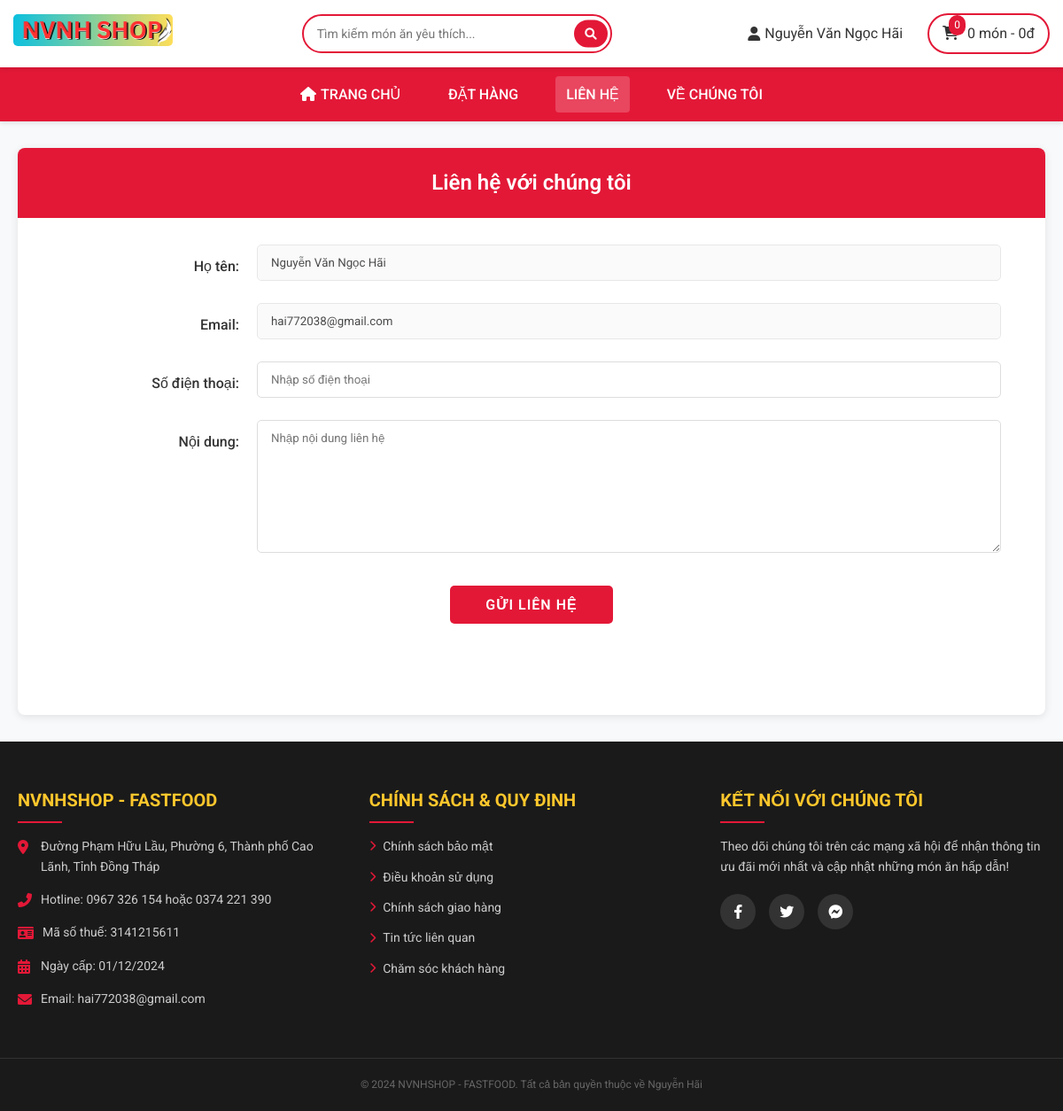
/catalog/lienhe.php (signed in), run on the app's committed database.
### tables this page shows
CREATE TABLE `users` (
  `id` int(11) NOT NULL,
  `username` varchar(255) NOT NULL,
  `fullname` varchar(255) NOT NULL,
  `password` varchar(255) NOT NULL,
  `mail` varchar(255) NOT NULL,
  `rule` int(11) NOT NULL DEFAULT 2 COMMENT '1 - quyền admin, 2 - quyền thành viên,\r\n3 - quyền nhân viên',
  `status` enum('active','blocked') DEFAULT 'active'
);

### catalog/lienhe.php (the view, shortened to what this page needs)
<?php
include '../pages/header.php';
$userInfo = null;
if(isset($_SESSION['username'])) {
    $username = $_SESSION['username'];
    $sql = "SELECT fullname, mail FROM users WHERE username = ?";
    $stmt = $conn->prepare($sql);
    $stmt->bind_param("s", $username);
    $stmt->execute();
    $result = $stmt->get_result();
    $userInfo = $result->fetch_assoc();
}
?>
<link rel="stylesheet" href="../catalog/css/style_lienhe.css">
<div class="contact-container">
    <div class="contact-card">
        <div class="card-header">
            <h3>Liên hệ với chúng tôi</h3>
        </div>
        <div class="card-body">
            <form method="POST" action="xuly_lienhe.php">
                <div class="form-group">
                    <label for="hoten">Họ tên:</label>
                    <div class="input-container">
                        <?php if(isset($_SESSION['username'])): ?>
                        <input type="text" class="form-control" id="hoten" name="hoten"
                            value="<?php echo htmlspecialchars($userInfo['fullname']); ?>" readonly>
                        <?php else: ?>
                        <input type="text" class="form-control" id="hoten" name="hoten" required
                            placeholder="Nhập họ tên của bạn">
                        <?php endif; ?>
                    </div>
                </div>
                <div class="form-group">
                    <label for="email">Email:</label>
                    <div class="input-container">
                        <?php if(isset($_SESSION['username'])): ?>
                        <input type="email" class="form-control" id="email" name="email"
                            value="<?php echo htmlspecialchars($userInfo['mail']); ?>" readonly>
                        <?php else: ?>
                        <input type="email" class="form-control" id="email" name="email" required
                            placeholder="Nhập địa chỉ email">
                        <?php endif; ?>
                    </div>
                </div>
                <div class="form-group">
                    <label for="sdt">Số điện thoại:</label>
                    <div class="input-container">
                        <input type="tel" class="form-control" id="sdt" name="phone" pattern="^0\d{9}$"
                            title="Số điện thoại phải bắt đầu bằng số 0 và có 10 chữ số"
                            placeholder="Nhập số điện thoại">
                    </div>
                </div>
                <div class="form-group">
                    <label for="noidung">Nội dung:</label>
                    <div class="input-container">
                        <textarea class="form-control" id="noidung" name="content" required
                            placeholder="Nhập nội dung liên hệ"></textarea>
                    </div>
                </div>
                <div class="btn-submit-container">
                    <button type="submit" class="btn-submit">Gửi liên hệ</button>
                </div>
            </form>
        </div>
    </div>
</div>
<?php include '../pages/footer.php';?>

### pages/header.php (shortened to what this page needs)
<?php
include '../connect.php';
$fullname = '';
if(isset($_SESSION['username'])) {
    $username = $_SESSION['username'];
    $stmt = $conn->prepare("SELECT u.fullname FROM users u WHERE u.username = ?");
    $stmt->bind_param("s", $username);
    $stmt->execute();
    $result = $stmt->get_result();
    if($row = $result->fetch_assoc()) {
        $fullname = $row['fullname'];
    }
}
$itemCount = 0;
$totalAmount = 0;
?>
<!DOCTYPE html>
<html lang="vi">
<head>
    <link rel="stylesheet" href="https://cdnjs.cloudflare.com/ajax/libs/font-awesome/6.0.0-beta3/css/all.min.css">
    <link rel="stylesheet" href="../pages/css/style_header.css">
</head>
<body>
    <header class="header">
        <div class="header-container">
            <div class="logo">
                <a href="../catalog/index.php">
                    <img src="../upload/NVNHSHOP.png" alt="FastFood Logo">
                </a>
            </div>
            <div class="search-bar">
                <input type="text" id="searchInput" placeholder="Tìm kiếm món ăn yêu thích...">
                <button type="submit" id="searchButton"><i class="fas fa-search"></i></button>
            </div>
            <div class="header-right">
                <div class="account-dropdown">
                    <?php if(isset($_SESSION['username'])): ?>
                    <a href="#"><i class="fas fa-user"></i> <?php echo htmlspecialchars($fullname); ?></a>
                    <?php endif; ?>
                </div>
                <a href="../catalog/giohang.php" class="cart-button">
                    <div class="cart-icon-wrapper">
                        <span class="cart-count"><?php echo $itemCount; ?></span>
                    </div>
                    <span class="cart-total"><?php echo $itemCount; ?> món -
                        <?php echo number_format($totalAmount, 0, ',', '.'); ?>đ</span>
                </a>
            </div>
        </div>
    </header>
    <nav class="nav-bar">
        <div class="nav-container">
            <ul class="nav-menu">
                <li>
                    <a href="../catalog/index.php"
                        <?php echo basename($_SERVER['PHP_SELF']) == 'index.php' ? 'class="active"' : ''; ?>>
                        <i class="fas fa-home"></i> TRANG CHỦ
                    </a>
                </li>
                <li>
                    <a href="../catalog/dathang.php"
                        <?php echo basename($_SERVER['PHP_SELF']) == 'dathang.php' ? 'class="active"' : ''; ?>>
                        ĐẶT HÀNG
                    </a>
                </li>
                <li>
                    <a href="../catalog/lienhe.php"
                        <?php echo basename($_SERVER['PHP_SELF']) == 'lienhe.php' ? 'class="active"' : ''; ?>>
                        LIÊN HỆ
                    </a>
                </li>
                <li>
                    <a href="../pages/vechungtoi.php"
                        <?php echo basename($_SERVER['PHP_SELF']) == 'vechungtoi.php' ? 'class="active"' : ''; ?>>
                        VỀ CHÚNG TÔI
                    </a>
                </li>
            </ul>
        </div>
    </nav>
</body>
</html>

### pages/css/style_header.css (style rules this page uses)
:root { --primary-red: #e31837; --primary-yellow: #ffc107; }
* { margin: 0; padding: 0; box-sizing: border-box; font-family: 'Roboto', sans-serif; }
body { font-family: 'Roboto', sans-serif; line-height: 1.6; color: #333; background-color: #f8f9fa; }
.header { background: #fff; box-shadow: 0 2px 5px rgba(0, 0, 0, 0.1); position: relative; z-index: 1000; }
.header-container { max-width: 1200px; margin: 0 auto; padding: 15px 20px; display: flex; align-items: center; justify-content: space-between; }
.logo { width: 180px; }
.logo img { width: 100%; height: auto; border-radius: 5px; }
.search-bar { flex: 1; max-width: 500px; margin: 0 40px; position: relative; }
.search-bar input { width: 100%; padding: 12px 45px 12px 15px; border: 2px solid var(--primary-red); border-radius: 25px; font-size: 14px; outline: none; }
.search-bar button { position: absolute; right: 5px; top: 50%; transform: translateY(-50%); background: var(--primary-red); border: none; color: white; padding: 8px 12px; border-radius: 20px; cursor: pointer; transition: background-color 0.3s; }
.header-right { display: flex; align-items: center; gap: 20px; }
.account-dropdown { position: relative; }
.account-dropdown>a { color: #333; text-decoration: none; display: flex; align-items: center; gap: 5px; padding: 8px; border-radius: 4px; transition: background-color 0.3s; }
.cart-button { display: flex; align-items: center; gap: 10px; background: #fff; border: 2px solid var(--primary-red); padding: 8px 15px; border-radius: 25px; color: #333; text-decoration: none; transition: all 0.3s; }
.cart-icon-wrapper { position: relative; }
.cart-count { position: absolute; top: -8px; right: -8px; background: var(--primary-red); color: white; font-size: 12px; padding: 2px 6px; border-radius: 10px; min-width: 18px; text-align: center; }
.nav-bar { background: var(--primary-red); padding: 10px 0; box-shadow: 0 2px 5px rgba(0, 0, 0, 0.1); }
.nav-container { max-width: 1200px; margin: 0 auto; padding: 0 20px; display: flex; justify-content: center; align-items: center; }
.nav-menu { display: flex; gap: 30px; list-style: none; margin: 0; padding: 0; }
.nav-menu li { position: relative; }
.nav-menu a { color: white; text-decoration: none; font-weight: 500; padding: 8px 12px; border-radius: 4px; transition: all 0.3s; display: flex; align-items: center; gap: 5px; }
.nav-menu a.active { background: rgba(255, 255, 255, 0.2); }
@media (max-width: 1200px) { .header-container { padding: 15px; } }
@media (max-width: 1200px) { .search-bar { max-width: 350px; margin: 0 15px; } }

### catalog/css/style_lienhe.css (style rules this page uses)
.contact-container { max-width: 1200px; margin: 30px auto; padding: 0 20px; min-height: 80vh; display: flex; }
.contact-card { width: 100%; background: white; border-radius: 8px; overflow: hidden; box-shadow: 0 2px 10px rgba(0, 0, 0, 0.1); }
.contact-card .card-header { background: var(--primary-red); color: white; padding: 20px; text-align: center; border: none; }
.contact-card .card-header h3 { margin: 0; font-size: 24px; font-weight: 600; }
.contact-card .card-body { padding: 30px 50px; }
.form-group { display: flex; align-items: start; margin-bottom: 25px !important; gap: 20px; }
.form-group label { width: 200px; text-align: right; padding-top: 12px; font-weight: 500; color: #333; }
.form-group .input-container { flex: 1; }
.form-control { width: 100%; padding: 12px 15px; border: 1px solid #ddd; border-radius: 5px; transition: all 0.3s ease; }
textarea.form-control { min-height: 150px; resize: vertical; }
.btn-submit-container { display: flex; justify-content: center; margin-top: 30px; }
.btn-submit { padding: 12px 40px; background: var(--primary-red); color: white; border: none; border-radius: 5px; font-size: 16px; font-weight: 600; text-transform: uppercase; letter-spacing: 1px; cursor: pointer; transition: all 0.3s ease; }

### pages/css/style_footer.css (style rules this page uses)
:root { --primary-red: #E31837; --primary-yellow: #FFC72C; --white: #ffffff; --gray-light: #f8f9fa; --gray-dark: #343a40; --footer-bg: #1a1a1a; --footer-text: #ffffff; }
* { margin: 0; padding: 0; box-sizing: border-box; }
body { font-family: Arial, sans-serif; line-height: 1.6; }

### catalog/lienhe.php (style rules this page uses)
input[readonly] { background-color: #f8f9fa; cursor: not-allowed; opacity: 0.7; }

### data on the page
users: fullname "Nguyễn Văn Ngọc Hãi", hoten "Nguyễn Văn Ngọc Hãi", email "hai772038@gmail.com"

### other printed values
$itemCount "0"
$totalAmount "0"
